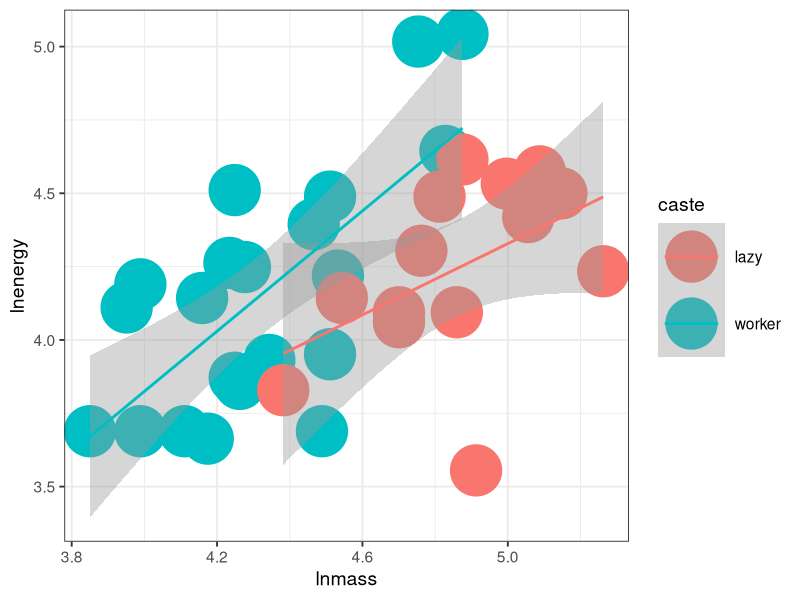
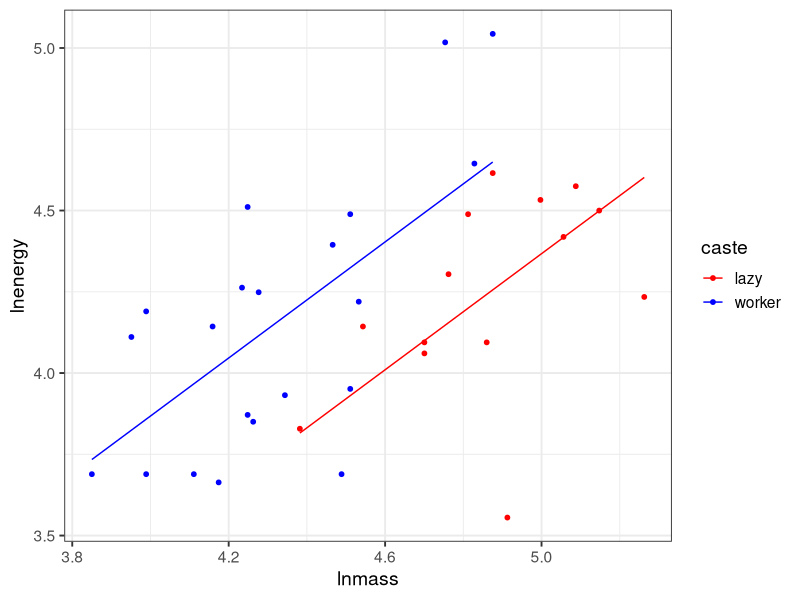

These figures' R source, in order:
library(dplyr)
library(ggplot2)
library(car)


mole <- read.csv("./Data/18e4MoleRatLayabouts.csv")

ggplot(mole, aes(x=lnmass, y=lnenergy, color=caste))+
  geom_point(size=17) +
  theme_bw(base_size=14) +
  stat_smooth(method="lm")


mole_mod <- lm(lnenergy ~ lnmass*caste, data=mole)
mole_mod2 <- lm(lnenergy ~ lnmass +
                            caste +
                            lnmass : caste, data=mole)

Anova(mole_mod)

mole_mod_add <-lm(lnenergy ~ lnmass+caste, data=mole)
mole_mod_add_noint <-lm(lnenergy ~ lnmass+caste+0, data=mole)

Anova(mole_mod_add)

summary(mole_mod_add)$coef
summary(mole_mod_add_noint)$coef






mole_anova <- lm(lnenergy ~ caste, data=mole)
mole_anova_noint <- lm(lnenergy ~ caste+0, data=mole)

summary(mole_anova)$coef
summary(mole_anova_noint)$coef






mod1 <- lm(lnenergy ~ 1, data=mole)
mod2 <- lm(lnenergy ~ caste, data=mole)
mod3 <- lm(lnenergy ~ lnmass, data=mole)
mod4 <- lm(lnenergy ~ caste+lnmass, data=mole)
mod5 <- lm(lnenergy ~ caste*lnmass, data=mole)

AIC(mod1)
AIC(mod2)
AIC(mod3)
AIC(mod4)
AIC(mod5)


summary(mod5)$coef



#USE ggplot and mod4 to show an ANCOVA with 
#parellel lines

fitted(mod4)
predict(mod4, 
        newdata=data.frame(caste="worker", lnmass=4.2))

mole <- mutate(mole,
                fit_lnenergy = fitted(mod4))

ggplot(data = mole, mapping=aes(x=lnmass, 
                                y=lnenergy,
                                color = caste)) +
  geom_point(cex=1.3) +
  theme_bw(base_size=14) +
  geom_line(mapping=aes(y=fit_lnenergy)) +
  scale_color_manual(values=c("red", "blue"))